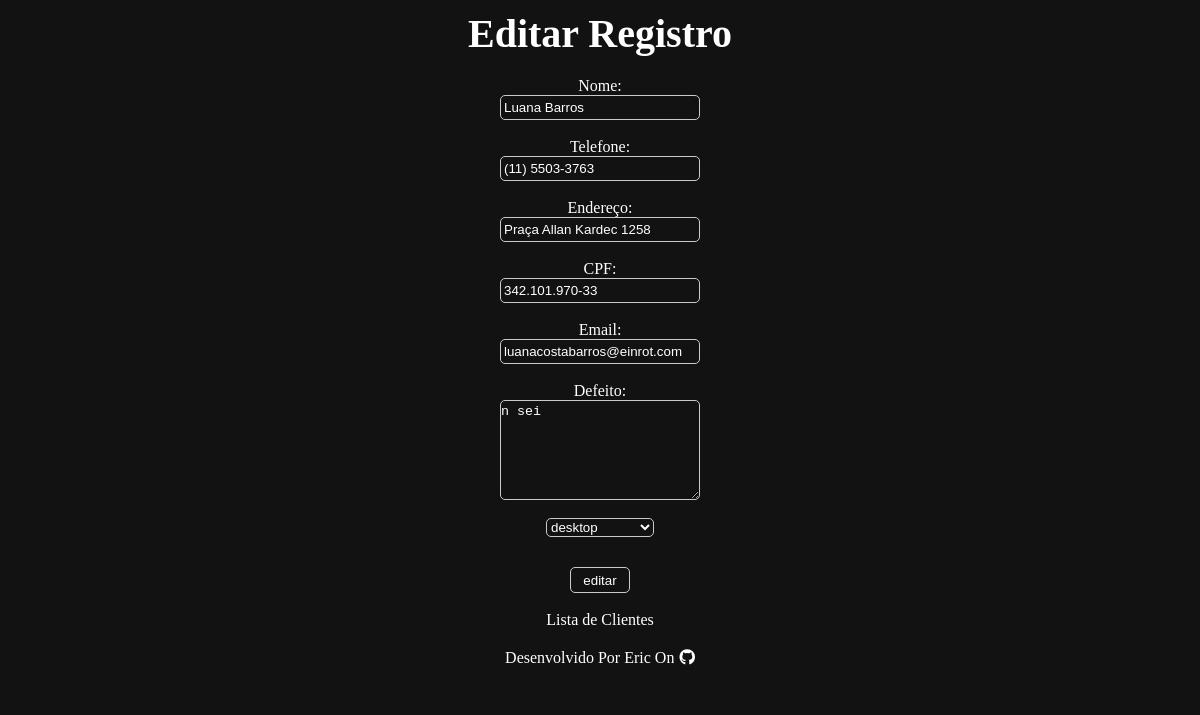
Screenshot of /php/editar.php?id=53 with the database file from the repository.
### tables this page shows
CREATE TABLE `clientes` (
  `id_cliente` int(11) NOT NULL AUTO_INCREMENT,
  `nome` varchar(255) NOT NULL,
  `telefone` varchar(255) NOT NULL,
  `endereço` text NOT NULL,
  `cpf` varchar(15) NOT NULL,
  `email` text NOT NULL,
  `defeito` text NOT NULL,
  `id_produto` int(11) DEFAULT NULL,
  `dh_registro` datetime DEFAULT NULL,
  PRIMARY KEY (`id_cliente`)
);

### php/editar.php (the view, shortened to what this page needs)
<?php
require_once 'conexao.php';
if (isset($_GET['id'])) {
    $id = $_GET['id'];
    $sql = "SELECT * FROM clientes WHERE id_cliente = '$id'";
    $resultado = mysqli_query($connection, $sql);
    $clientes = mysqli_fetch_array($resultado);
}
?>
<!DOCTYPE html>
<html lang="pt-br">
<head>
    <link rel="stylesheet" href="../css/estilo.css">
</head>
<body>
    <h1>Editar Registro</h1>
    <form action="update.php" method="post">
        <label for="nome">Nome:</label>
        <input type="text" name="nome" id="nome" placeholder="Digite Seu Nome" value="<?php echo $clientes['nome']; ?>"><br>
        <label for="telefone">Telefone:</label>
        <input type="tel" name="telefone" id="telefone" placeholder="Digite Seu Telefone" value="<?php echo $clientes['telefone']; ?>"><br>
        <label for="endereço">Endereço:</label>
        <input type="text" name="endereco" id="endereco" placeholder="Digite Seu Endereço" value="<?php echo $clientes['endereço']; ?>"><br>
        <label for="cpf">CPF:</label>
        <input type="text" name="cpf" id="cpf" placeholder="Digite Seu Cpf" value="<?php echo $clientes['cpf']; ?>"><br>
        <label for="email">Email:</label>
        <input type="email" name="email" id="email" placeholder="Digite Seu Email" value="<?php echo $clientes['email']; ?>"><br>
        <label for="defeito">Defeito:</label>
        <textarea name="defeito" id="defeito" cols="30" rows="10" placeholder="Descreva o Defeito Do Equipamento"><?php echo $clientes['defeito']; ?></textarea><br>
        <select name="id_produto">
            <?php
            $sql = "SELECT * FROM produto";
            $resultado = mysqli_query($connection, $sql);
            while ($produtos = mysqli_fetch_array($resultado)) {
                if ($produtos['id_produto'] == $clientes['id_produto']) {
            ?>
                    <option selected value="<?php echo $produtos['id_produto']; ?>"><?php echo $produtos['tipo_produto']; ?> </option>
                <?php
                } else {
                ?>
                    <option value="<?php echo $produtos['id_produto']; ?>"><?php echo $produtos['tipo_produto']; ?> </option>
            <?php
                }
            }
            ?>
        </select>
        <input type="submit" name="btn-editar" value="editar"><br>
        <a href="../index.php">Lista de Clientes</a>
        <footer>
            <a target="_black" href="https://github.com/ericrq">Desenvolvido Por Eric On<i class="fa fa-github"></i></a>
        </footer>
</body>
</html>

### css/estilo.css (style rules this page uses)
* { margin: 0; padding: 0; outline: 0; box-sizing: border-box; margin: 0 auto; background-color: #121212; caret-color: rgb(255, 255, 255); color: rgb(255, 255, 255); text-decoration: none; }
form { background-color: #121212; color: white; width: 20%; height: 100%; padding: 20px; display: flex; flex-direction: column; align-items: center; }
h1 { text-align: center; font-size: 30pt; padding-top: 10px; background-color: #121212; }
input { width: 100%; height: 25px; border-radius: 5px; background-color: #121212; border: 1px solid #cacaca; padding-left: 3px; }
::placeholder { color: #ffffffbb; text-align: center; }
textarea { border: 1px solid #cacaca; width: 100%; height: 100px; border-radius: 5px; background-color: #121212; padding: 3px 3px 0 0; }
select, option { border: 1px solid #cacaca; border-radius: 5px; }
button, input[type="submit"] { margin-top: 30px; border-radius: 5px; width: 30%; height: 100%; padding: 4.5px; background-color: #121212; border: 1px solid #cacaca; color: white; cursor: pointer; }
footer { display: flex; flex-direction: column; align-items: center; padding-top: 20px; }
footer i { padding-left: 5px; }

### rows the page displays
clientes: nome "Luana Barros", telefone "(11) 5503-3763", endereco "Praça Allan Kardec 1258", cpf "342.101.970-33", email "luanacostabarros@einrot.com", defeito "n sei"

### other values shown
form field id_produto "desktop"
